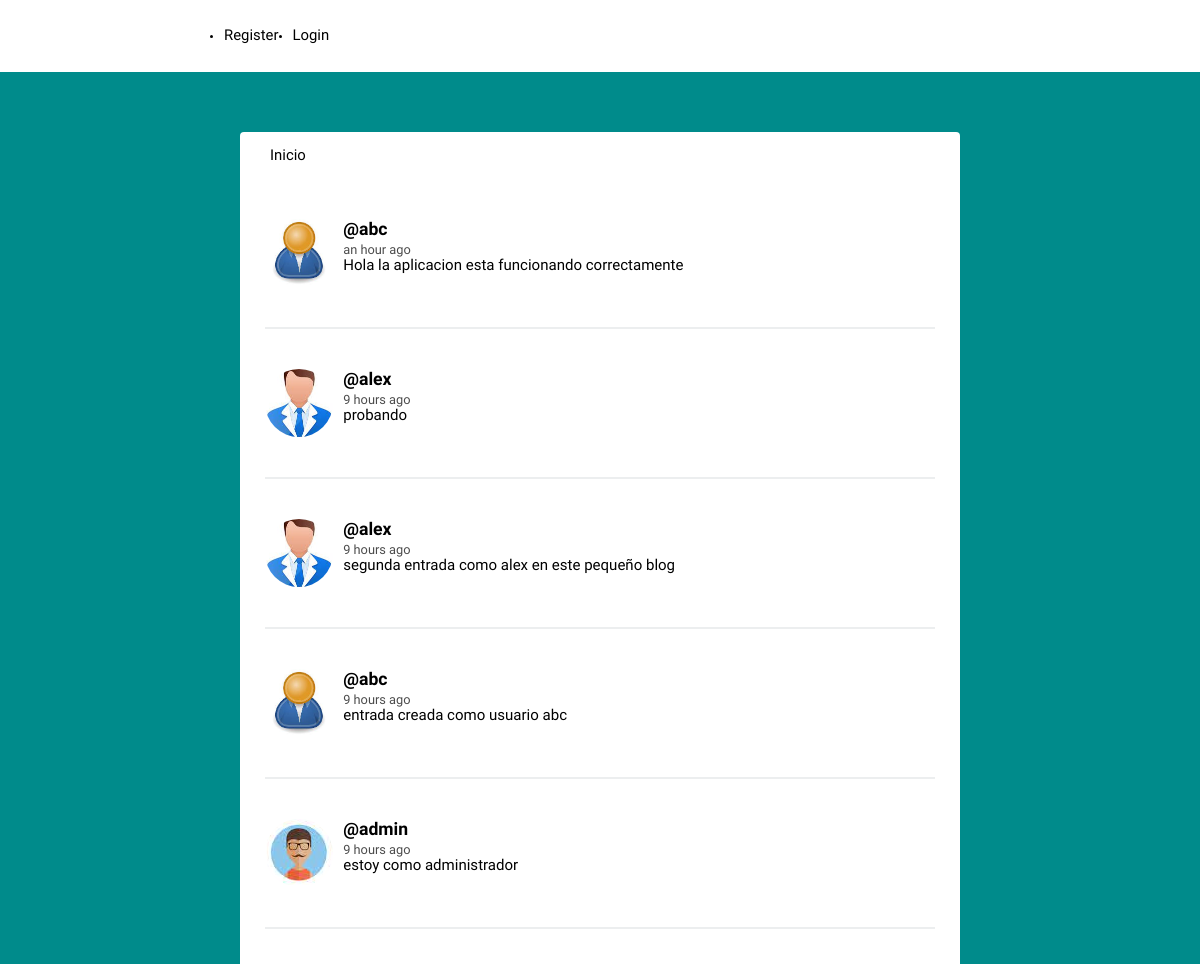
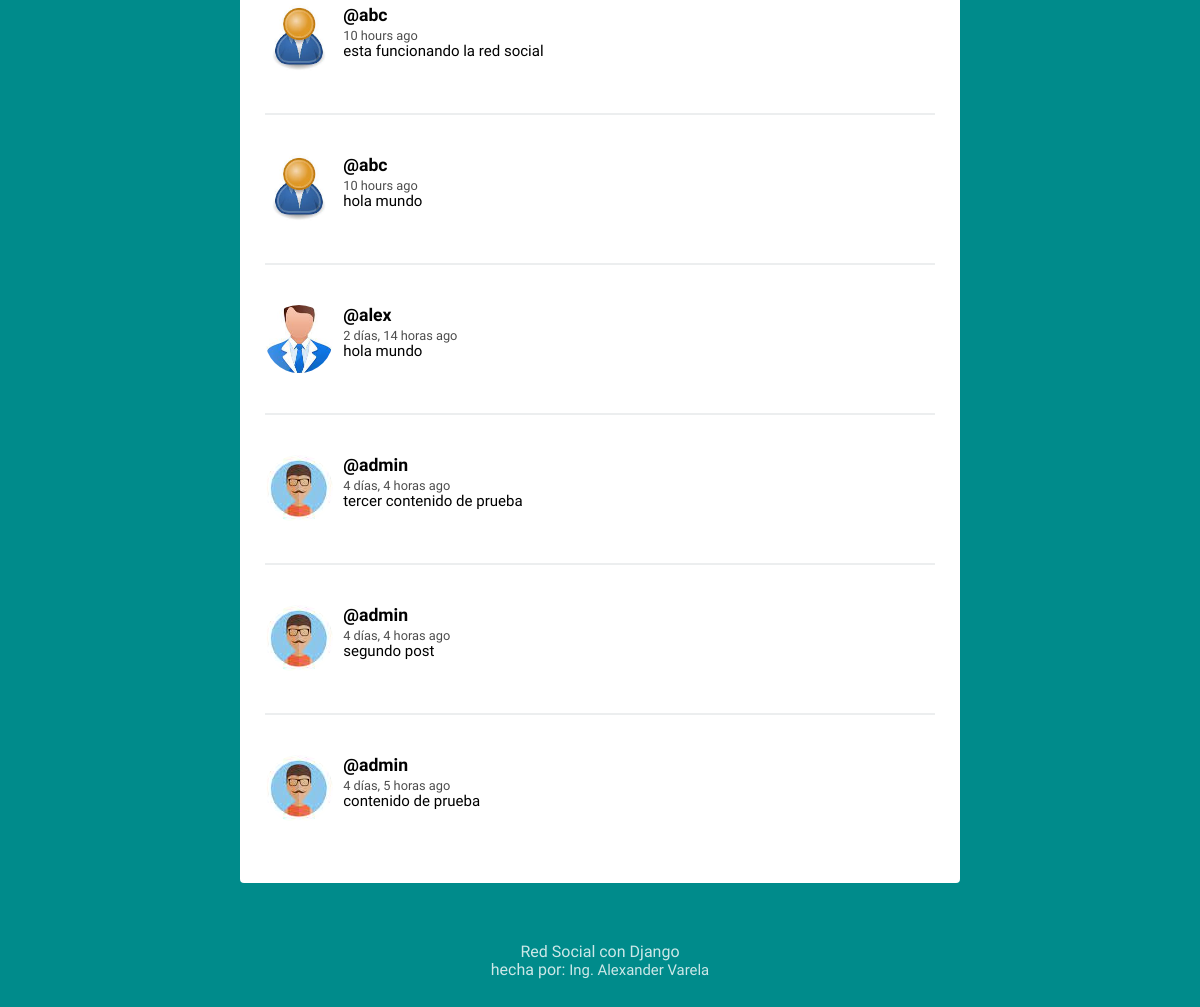
The page / on the database its author committed (2 pictures, top to bottom).
### social/models.py (models this page shows, shortened)
class Post(models.Model):
    user = models.ForeignKey(User, on_delete=models.CASCADE,related_name='posts')
    timestamp = models.DateTimeField(default=timezone.now)
    content = models.TextField()
    class Meta:
        ordering=['-timestamp']

class Perfil(models.Model):
    user = models.OneToOneField(User,on_delete=models.CASCADE)
    image = models.ImageField(default='batman.png')

### social/views.py (the view)
# urls.py: path('',views.feed,name='feed'),
def feed(request):
    posts = Post.objects.all()
    context = {'posts':posts}
    return render(request,'social/feed.html',context)

### social/templates/social/feed.html (shortened to what this page needs)
{% extends 'social/layout.html' %}
{% load humanize %}
{% block content %}
{% for post in posts %}
<article>
    <div class="container-article">
        <img src="{{ post.user.perfil.image.url }}">
        <div>
            <h2 class="username"><a href="{% url 'profile' post.user.username %}">@{{ post.user.username }}</a></h2>
            <time data-time="#">{{post.timestamp|naturaltime}}</time>
            <div class="post">{{ post.content }}</div>
        </div>
    </div>
</article>
{% endfor %}
{% endblock %}

### social/static/style.css (style rules this page uses)
* { margin: 0px; padding: 0px; }
body { background-color:darkcyan; font-size: 62.5%; font-family: 'Varela Round', Helvetica, Arial, serif; }
img { object-fit: cover; }
a { font-size: .93rem; text-decoration: none; color: black; }
article { width: 93%; margin: auto; padding: 40px 0; border-bottom: 2px solid #ECEEEF; }
.username { margin-bottom: .2rem; }
.username a { font-size: 1.1rem; }
.container-article { display: flex; }
.container-article img { height: 68px; width: 68px; margin-right: 10px; border-radius: 50%; }
article:last-child { border-bottom: 0; }
time { font-size: .8rem; opacity: .7; }
.post { font-size: .94rem; }

### rows shown on the page
Post: user.perfil.image (placeholder picture), user.username "abc", timestamp "an hour ago", content "Hola la aplicacion esta funcionando correctamente"
Post: user.perfil.image (picture), user.username "alex", timestamp "9 hours ago", content "probando"
Post: user.perfil.image (picture), user.username "alex", timestamp "9 hours ago", content "segunda entrada como alex en este pequeño blog"
Post: user.perfil.image (placeholder picture), user.username "abc", timestamp "9 hours ago", content "entrada creada como usuario abc"
Post: user.perfil.image (picture), user.username "admin", timestamp "9 hours ago", content "estoy como administrador"
Post: user.perfil.image (placeholder picture), user.username "abc", timestamp "10 hours ago", content "esta funcionando la red social"
Post: user.perfil.image (placeholder picture), user.username "abc", timestamp "10 hours ago", content "hola mundo"
Post: user.perfil.image (picture), user.username "alex", timestamp "2 días, 14 horas ago", content "hola mundo"
Post: user.perfil.image (picture), user.username "admin", timestamp "4 días, 4 horas ago", content "tercer contenido de prueba"
Post: user.perfil.image (picture), user.username "admin", timestamp "4 días, 4 horas ago", content "segundo post"
Post: user.perfil.image (picture), user.username "admin", timestamp "4 días, 5 horas ago", content "contenido de prueba"
